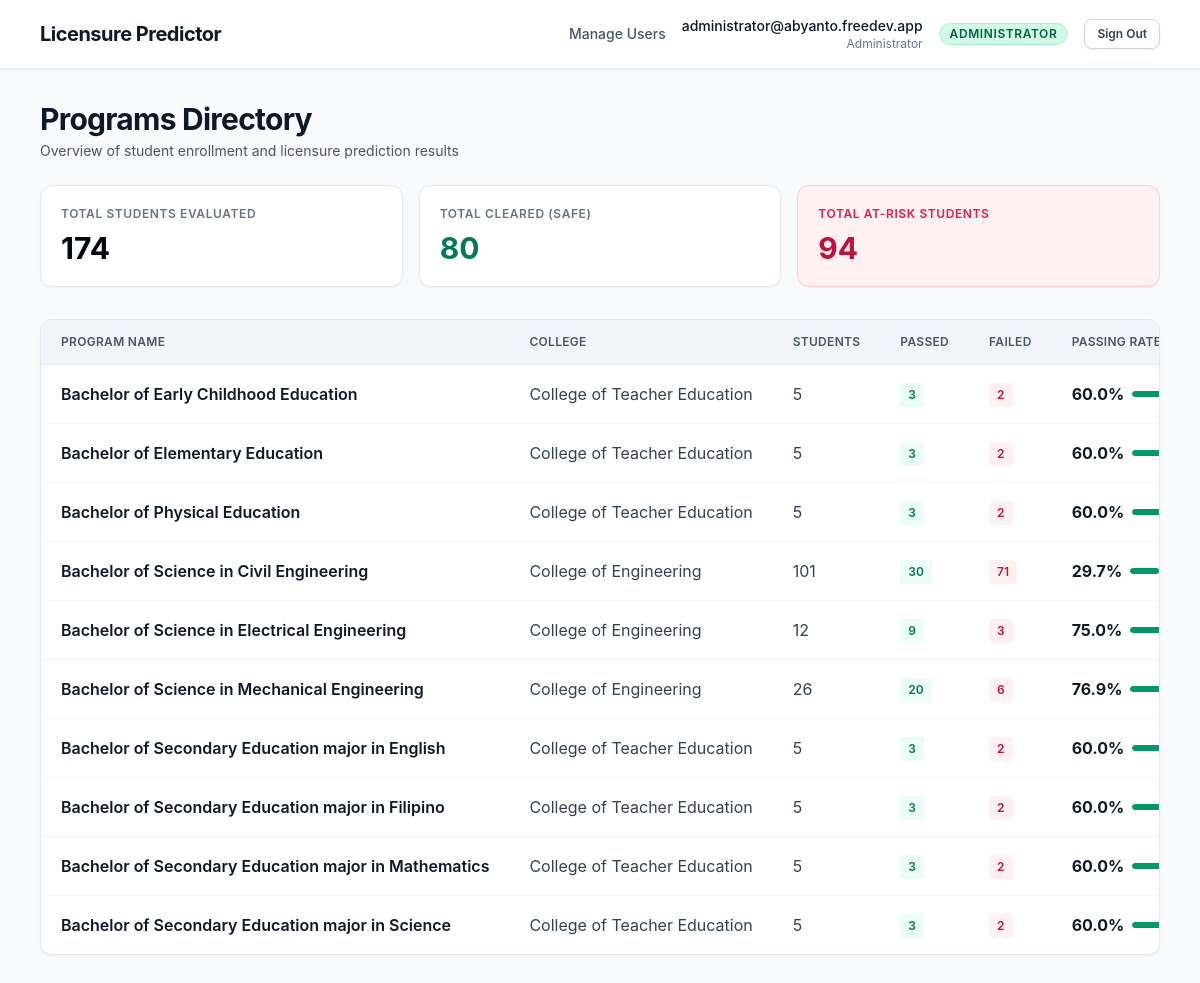
/index.php (signed in), run on the app's committed database.
### tables this page shows
CREATE TABLE users
(
    id           INT UNSIGNED AUTO_INCREMENT PRIMARY KEY,
    email        VARCHAR(191)                                            NOT NULL UNIQUE,
    password     VARCHAR(255)                                            NOT NULL,
    account_type ENUM ('administrator', 'program chair', 'college dean') NOT NULL,
    program      VARCHAR(160)                                            NULL,
    college      VARCHAR(160)                                            NULL,
    created_at   TIMESTAMP                                               NOT NULL DEFAULT CURRENT_TIMESTAMP,
    updated_at   TIMESTAMP                                               NOT NULL DEFAULT CURRENT_TIMESTAMP ON UPDATE CURRENT_TIMESTAMP
);

### functions.php (called while the page is built, shortened)
<?php
function e(?string $value): string
{
    return htmlspecialchars((string) $value, ENT_QUOTES, 'UTF-8');
}
function isAdministrator(array $user): bool
{
    return $user['account_type'] === 'administrator';
}
function roleBadgeClass(array $user): string
{
    if (isAdministrator($user)) {
        return 'bg-emerald-100 text-emerald-800 border-emerald-200';
    }
    return 'bg-indigo-100 text-indigo-800 border-indigo-200';
}
function getLoggedInUser(?PDO $pdo = null): ?array
{
    if ($pdo !== null) {
        $statement = $pdo->prepare('SELECT id, email, account_type, program, college FROM users WHERE id = :id LIMIT 1');
        $statement->execute(['id' => (int) $_SESSION['user_id']]);
        $user = $statement->fetch();
    }
    return $_SESSION['user'] ?? null;
}

### index.php (the view, shortened to what this page needs)
<?php
require __DIR__ . '/functions.php';
$user = getLoggedInUser($pdo);
$isAdministrator = isAdministrator($user);
$isCollegeDean = isCollegeDean($user);
if ($isAdministrator) {
    $programs = $pdo->query(
        'SELECT
            program,
            college,
            COUNT(*) as total_students,
            SUM(CASE WHEN licensure_result = "PASS" THEN 1 ELSE 0 END) as passed_students,
            SUM(CASE WHEN licensure_result = "FAIL" THEN 1 ELSE 0 END) as failed_students
         FROM students
         GROUP BY program, college
         ORDER BY program'
    )->fetchAll();
}
$totalStudents = 0;
$totalPassed = 0;
$totalFailed = 0;
foreach ($programs as $p) {
    $totalStudents += (int) $p['total_students'];
    $totalPassed += (int) $p['passed_students'];
    $totalFailed += (int) $p['failed_students'];
}
$roleBadgeClass = roleBadgeClass($user);
?>
<!doctype html>
<html lang="en">
<head>
    <script src="https://cdn.tailwindcss.com"></script>
    <link rel="stylesheet" href="assets/app.css">
</head>
<body class="min-h-screen bg-slate-50 text-slate-900">
    <header class="border-b border-slate-200 bg-white shadow-sm">
        <div class="mx-auto max-w-6xl px-4 py-4 flex items-center justify-between">
            <div class="flex items-center gap-3">
                <span class="text-xl font-bold tracking-tight text-slate-900">Licensure Predictor</span>
            </div>
            <div class="flex items-center gap-4">
                <?php if ($isAdministrator): ?>
                    <a href="users.php" class="text-sm font-medium text-slate-600 hover:text-slate-900 transition">Manage Users</a>
                <?php endif; ?>
                <div class="text-right hidden sm:block">
                    <p class="text-sm font-medium text-slate-900"><?= e($user['email']) ?></p>
                    <p class="text-xs text-slate-500 capitalize"><?= e($user['account_type']) ?></p>
                </div>
                <span class="inline-flex items-center rounded-full border px-2.5 py-0.5 text-xs font-semibold uppercase tracking-wider <?= $roleBadgeClass ?>">
                    <?= e($user['account_type']) ?>
                </span>
                <a href="logout.php" class="rounded-lg border border-slate-300 bg-white px-3 py-1.5 text-xs font-semibold text-slate-700 shadow-sm hover:bg-slate-100 transition">Sign Out</a>
            </div>
        </div>
    </header>
    <main class="mx-auto max-w-6xl px-4 py-8">
        <div class="mb-6 flex flex-col gap-3 sm:flex-row sm:items-center sm:justify-between">
            <div>
                <h1 class="text-3xl font-bold tracking-tight text-slate-900">Programs Directory</h1>
                <p class="mt-1 text-sm text-slate-600">Overview of student enrollment and licensure prediction results</p>
            </div>
        </div>
        <div class="mb-8 grid gap-4 grid-cols-1 sm:grid-cols-3">
            <div class="rounded-xl border border-slate-200 bg-white p-5 shadow-sm">
                <p class="text-xs font-semibold uppercase tracking-wider text-slate-500">Total Students Evaluated</p>
                <p class="mt-2 text-3xl font-bold text-slate-950"><?= $totalStudents ?></p>
            </div>
            <div class="rounded-xl border border-slate-200 bg-white p-5 shadow-sm">
                <p class="text-xs font-semibold uppercase tracking-wider text-slate-500">Total Cleared (Safe)</p>
                <p class="mt-2 text-3xl font-bold text-emerald-700"><?= $totalPassed ?></p>
            </div>
            <div class="rounded-xl border border-rose-200 bg-rose-50 p-5 shadow-sm">
                <p class="text-xs font-semibold uppercase tracking-wider text-rose-600">Total At-Risk Students</p>
                <p class="mt-2 text-3xl font-bold text-rose-700"><?= $totalFailed ?></p>
            </div>
        </div>
        <section class="overflow-hidden rounded-xl border border-slate-200 bg-white shadow-sm">
            <div class="overflow-x-auto">
                <table class="min-w-full divide-y divide-slate-200">
                    <thead class="bg-slate-100">
                        <tr>
                            <th class="px-5 py-3.5 text-left text-xs font-semibold uppercase tracking-wide text-slate-600">Program Name</th>
                            <th class="px-5 py-3.5 text-left text-xs font-semibold uppercase tracking-wide text-slate-600">College</th>
                            <th class="px-5 py-3.5 text-left text-xs font-semibold uppercase tracking-wide text-slate-600">Students</th>
                            <th class="px-5 py-3.5 text-left text-xs font-semibold uppercase tracking-wide text-slate-600">Passed</th>
                            <th class="px-5 py-3.5 text-left text-xs font-semibold uppercase tracking-wide text-slate-600">Failed</th>
                            <th class="px-5 py-3.5 text-left text-xs font-semibold uppercase tracking-wide text-slate-600 font-bold">Passing Rate</th>
                        </tr>
                    </thead>
                    <tbody class="divide-y divide-slate-100">
                        <?php foreach ($programs as $program): ?>
                            <?php
                                $total = (int) $program['total_students'];
                                $passed = (int) $program['passed_students'];
                                $failed = (int) $program['failed_students'];
                                $passingRate = $total > 0 ? ($passed / $total) * 100 : 0;
                            ?>
                            <tr class="cursor-pointer transition hover:bg-emerald-50" data-href="students.php?program=<?= urlencode($program['program']) ?>" tabindex="0">
                                <td class="whitespace-nowrap px-5 py-4 font-semibold text-slate-900"><?= e($program['program']) ?></td>
                                <td class="whitespace-nowrap px-5 py-4 text-slate-700"><?= e($program['college']) ?></td>
                                <td class="whitespace-nowrap px-5 py-4 text-slate-700"><?= $total ?></td>
                                <td class="whitespace-nowrap px-5 py-4 text-slate-700">
                                    <span class="inline-flex items-center gap-1 rounded bg-emerald-50 px-2 py-1 text-xs font-semibold text-emerald-700">
                                        <?= $passed ?>
                                    </span>
                                </td>
                                <td class="whitespace-nowrap px-5 py-4 text-slate-700">
                                    <span class="inline-flex items-center gap-1 rounded bg-rose-50 px-2 py-1 text-xs font-semibold text-rose-700">
                                        <?= $failed ?>
                                    </span>
                                </td>
                                <td class="whitespace-nowrap px-5 py-4 font-bold text-slate-900">
                                    <div class="flex items-center gap-2">
                                        <span><?= number_format($passingRate, 1) ?>%</span>
                                        <div class="hidden md:block w-24 bg-slate-200 rounded-full h-1.5 overflow-hidden">
                                            <div class="bg-emerald-600 h-1.5 rounded-full" style="width: <?= $passingRate ?>%"></div>
                                        </div>
                                    </div>
                                </td>
                            </tr>
                        <?php endforeach; ?>
                    </tbody>
                </table>
            </div>
        </section>
    </main>
</body>
</html>

### assets/app.css (style rules this page uses)
html { color-scheme: light; }
body { font-family: Inter, ui-sans-serif, system-ui, -apple-system, BlinkMacSystemFont, "Segoe UI", sans-serif; }

### data on the page
users: email "administrator@abyanto.freedev.app", account_type "Administrator", account_type "ADMINISTRATOR"

### other printed values
$totalStudents "174"
$totalPassed "80"
$totalFailed "94"
$program['program'] "Bachelor of Early Childhood Education"
$program['college'] "College of Teacher Education"
$total "5"
$passed "3"
$failed "2"
$passingRate "60.0"
$program['program'] "Bachelor of Elementary Education"
$program['program'] "Bachelor of Physical Education"
$program['program'] "Bachelor of Science in Civil Engineering"
$program['college'] "College of Engineering"
$total "101"
$passed "30"
